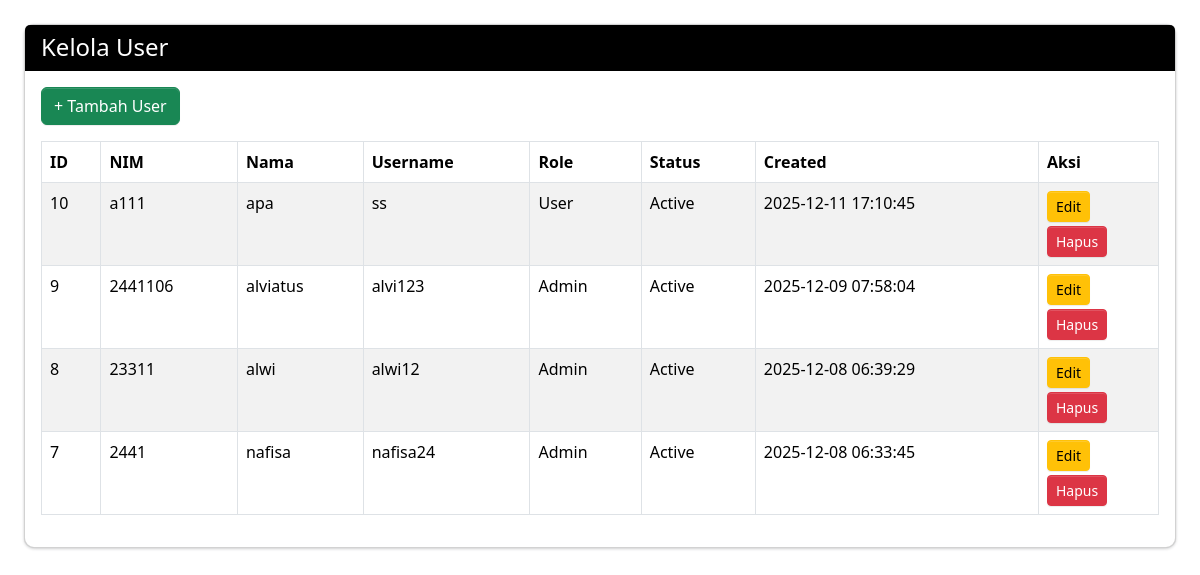
Screenshot of /admin/user.php with the database file from the repository.
### tables this page shows
CREATE TABLE `users` (
  `id` int NOT NULL,
  `nim` varchar(20) NOT NULL,
  `nama` varchar(100) NOT NULL,
  `username` varchar(50) NOT NULL,
  `password` varchar(255) NOT NULL,
  `role` enum('admin','user') NOT NULL DEFAULT 'user',
  `status` enum('active','inactive') NOT NULL DEFAULT 'active',
  `created_at` timestamp NOT NULL DEFAULT CURRENT_TIMESTAMP,
  `updated_at` timestamp NULL DEFAULT NULL ON UPDATE CURRENT_TIMESTAMP
);

### public/admin/user.php (the view, shortened to what this page needs)
<?php
include "../../config/config.php";
$query = mysqli_query($conn, "SELECT * FROM users ORDER BY id DESC");
?>
<!DOCTYPE html>
<html lang="en">
<head>
    <link rel="stylesheet" href="../../public/assets/css/adminlte.min.css">
    <link rel="stylesheet" href="../../public/assets/plugins/bootstrap/css/bootstrap.min.css">
</head>
<body class="hold-transition sidebar-mini">
<div class="wrapper">
    <div class="content-wrapper p-4">
        <div class="card">
            <div class="card-header bg-black text-white">
                <h4 class="mb-0">Kelola User</h4>
            </div>
            <div class="card-body">
                <a href="user_tambah.php" class="btn btn-success mb-3">+ Tambah User</a>
                <div class="table-responsive">
                    <table class="table table-bordered table-striped">
                        <thead class="thead-dark">
                            <tr>
                                <th>ID</th>
                                <th>NIM</th>
                                <th>Nama</th>
                                <th>Username</th>
                                <th>Role</th>
                                <th>Status</th>
                                <th>Created</th>
                                <th style="width: 120px;">Aksi</th>
                            </tr>
                        </thead>
                        <tbody>
                        <?php if(mysqli_num_rows($query) > 0): ?>
                            <?php while ($row = mysqli_fetch_assoc($query)) : ?>
                                <tr>
                                    <td><?= $row['id'] ?></td>
                                    <td><?= $row['nim'] ?></td>
                                    <td><?= $row['nama'] ?></td>
                                    <td><?= $row['username'] ?></td>
                                    <td><?= ucfirst($row['role']) ?></td>
                                    <td><?= ucfirst($row['status']) ?></td>
                                    <td><?= $row['created_at'] ?></td>
                                    <td>
                                        <a href="edituser.php?id=<?= $row['id'] ?>" class="btn btn-warning btn-sm btn-block">Edit</a>
                                        <form method="POST" style="display:inline-block;"
                                              onsubmit="return confirm('Yakin ingin menghapus user ini?');">
                                            <button type="submit" name="Hapus" class="btn btn-danger btn-sm btn-block mt-1">
                                                Hapus
                                            </button>
                                        </form>
                                    </td>
                                </tr>
                            <?php endwhile; ?>
                        <?php else: ?>
                            <tr>
                                <td colspan="8" class="text-center">Belum ada data user</td>
                            </tr>
                        <?php endif; ?>
                        </tbody>
                    </table>
                </div>
            </div>
        </div>
    </div>
</div>
</body>
</html>

### public/admin/user.php (style rules this page uses)
.card { border-radius: 10px; }
.table th { font-weight: bold; }

### rows the page displays
users: id "10", nim "a111", nama "apa", username "ss", role "User", status "Active", created_at "2025-12-11 17:10:45"
users: id "9", nim "2441106", nama "alviatus", username "alvi123", role "Admin", status "Active", created_at "2025-12-09 07:58:04"
users: id "8", nim "23311", nama "alwi", username "alwi12", role "Admin", status "Active", created_at "2025-12-08 06:39:29"
users: id "7", nim "2441", nama "nafisa", username "nafisa24", role "Admin", status "Active", created_at "2025-12-08 06:33:45"
